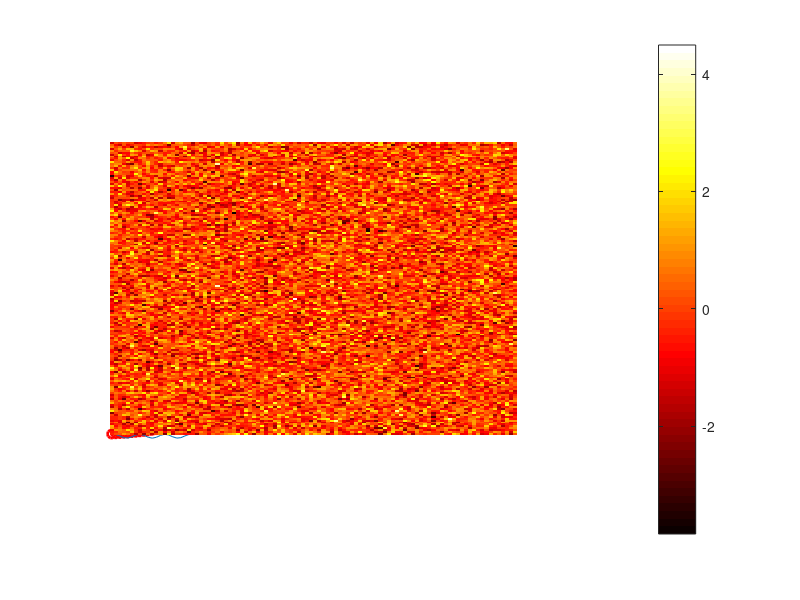

MATLAB code to generate this figure: (Note: this script raises an error after producing the figure.)
%Practical 0c. Figures and display

%The goal of this practical is to investigate the plotting and display
%functions of Matlab.

%Close all previous figures and clear all memory
close all;
clear all;

%let's create some data
x = 1:20;
y = exp(x/10);
z = sin(x);

%we can create a new figure using
h = figure
% the command figure returns a handle h that will help us modify the figure

%Each figure has a set of properties associated with it

%TO DO
%retrieve the figures properties using the command get(h);
get(h)
%TO DO 
%retrieve the current colour of the figure by using the syntax
%get(h,'PropertyName')
get(h,'Color')
%TO DO 
%change the colour of the figure to white using the syntax
%set(h,'PropertyName',newValue)
set(h,'Color',[1 1 1])
%TO DO 
%create a new figure and store the handle in variable g
%change the position of and size of this figure using the 'Position'
%property
g = figure
set(g,'Position',[440 478 460 400])
%TO DO 
%select the first figure again by using
%figure(h)
figure(h)
%Let us plot a graph of x against y using the command
j = plot(x,y,'r>-');
%The 'r>.' is a line specification.  It
%means draw a red line that is continuous with triangular markers

%TO DO 
%Change this command to draw a dashed green line with circular markers. You
%can find out how to do this by looking up 'linespec' in the help.  Use the
%command 'doc linespec' to do this.
j = plot(x,y,'--og');
%The plot command again returns a handle, j

%TO DO 
%Change the color and width of the line using the 'set' command
set(j,'LineWidth',2)
set(j,'Color',[1 0 0])

%The objects in Matlab form a hierarchy.  The root object has one or more children which
%are figures. These figures have children which are sets of axes.  The axes have children
%which are lines.  You can retrieve the handle of the parent or child by extracting
%the 'parent' or 'children' field of the object using the 'get' command.

%TO DO 
%Retrieve the handle of the 
%axes that the line is plotted in by finding the parent of the line and
%storing it in a variable m.  You can see the properties by doing 'get(m)'
%Change the 'Box' property of the axis to 'off' (retain the quotes here)
m = get(j,'Parent')
set(m,'Box','off')
%TO DO 
%plot a new line of x vs z
%you should find that it completely replaced the previous curve
%to draw two curves on the same axis, you use the command 'hold on' before
%plotting the second curve.
hold on
j=plot(x,z)

%NOTE THAT you can get the handle to the current axis more conveniently,
%by using the command 'gca' - get current axis.  The command 'gcf' returns
%a handle to the current figure in the same way.

%=====================================================================

%Now let's investigate displaying images.

%TO DO 
%Create a 150 by 100 array of random numbers
%Display the array using the the command 'imagesc'
A = randn(150, 100)
imagesc(A)
%Use the command 'colorbar' to add a colorbar indicating what the colours
%mean
colorbar
%Use the command 'colormap(hot)' to change the colour map
colormap(hot)
%Use the command 'axis off' to remove the axis
axis off
%Use the command 'axis square' to make the pixels square
axis square
%TO DO 
%load in the image 'ucl.jpg' using the command 'imread'
%use the command 'whos' to note its dimensions and class
%display the image using the command 'whos'
A = imread('ucl.jpg')
whos
%display the image using the command 'image'
image

%Finally look up the following commands in the help
%'bar','surf','plot3','semilogx'







